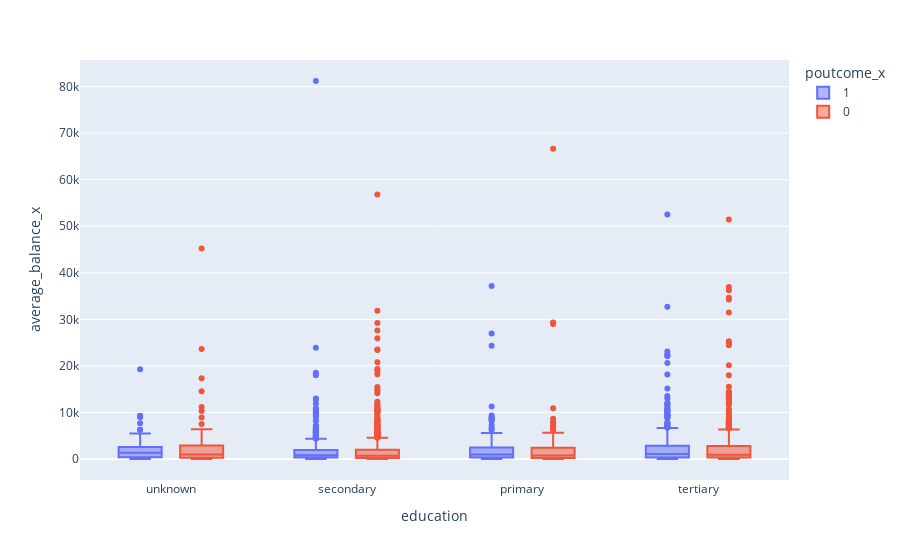

Notebook source saved alongside this figure:
### Code cell
fig = px.box(result, x="education", y="average_balance_x", color="poutcome_x")
fig.update_traces(quartilemethod="exclusive") # or "inclusive", or "linear" by default
fig.show()

### Figure 1 — Plotly figure (JSON) as saved in the notebook; plotly's stock layout.template omitted (floating-point values rounded to 4 significant figures; data arrays with more than 128 entries replaced by an {"elided": "..."} marker saying what was removed)
{"data": [{"alignmentgroup": "True", "hovertemplate": "poutcome_x=1<br>education=%{x}<br>average_balance_x=%{y}<extra></extra>", "legendgroup": "1", "marker": {"color": "#636efa"}, "name": "1", "notched": false, "offsetgroup": "1", "orientation": "v", "quartilemethod": "exclusive", "showlegend": true, "type": "box", "x": {"elided": "1283 str values"}, "x0": " ", "xaxis": "x", "y": {"elided": "1283 float values"}, "y0": " ", "yaxis": "y"}, {"alignmentgroup": "True", "hovertemplate": "poutcome_x=0<br>education=%{x}<br>average_balance_x=%{y}<extra></extra>", "legendgroup": "0", "marker": {"color": "#EF553B"}, "name": "0", "notched": false, "offsetgroup": "0", "orientation": "v", "quartilemethod": "exclusive", "showlegend": true, "type": "box", "x": {"elided": "1717 str values"}, "x0": " ", "xaxis": "x", "y": {"elided": "1717 float values"}, "y0": " ", "yaxis": "y"}], "layout": {"boxmode": "group", "legend": {"title": {"text": "poutcome_x"}, "tracegroupgap": 0}, "margin": {"t": 60}, "xaxis": {"anchor": "y", "domain": [0, 1], "title": {"text": "education"}}, "yaxis": {"anchor": "x", "domain": [0, 1], "title": {"text": "average_balance_x"}}}}
